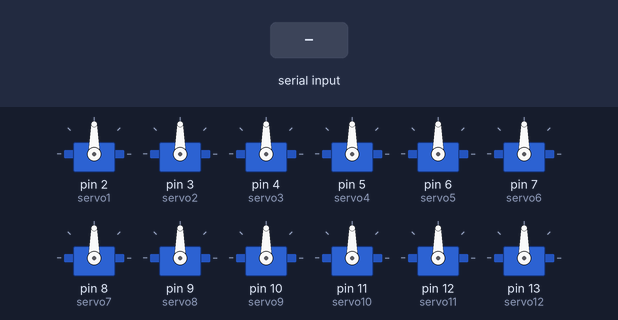
Bench run of a sketch on a simulated Arduino Uno, built with avr-gcc and run on an emulated ATmega328P. Parts: 12 × servo. The test bench sets the inputs (shaded band). What the sketch prints to the serial monitor is not drawn.

Above: at 1.2 s.
1.3 s: "1" received over Serial
At 1.4 s:
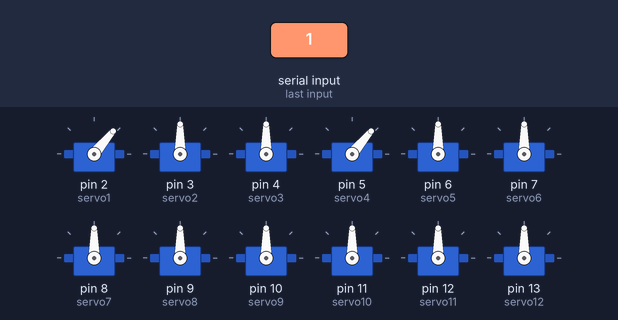
3.2 s: byte 108 ('l') received over Serial
At 3.35 s:
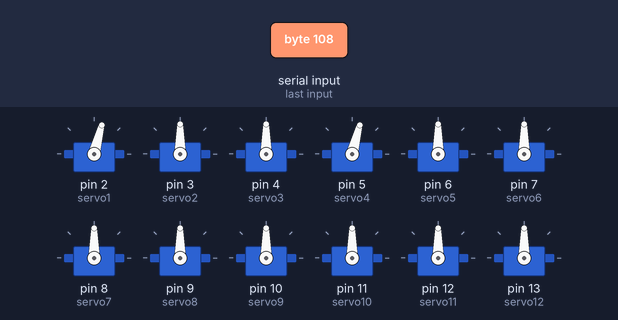
6.2 s: byte 102 ('f') received over Serial
At 6.9 s:
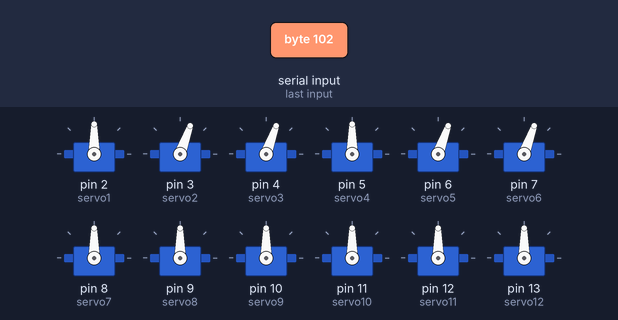
9.2 s: "2" received over Serial
At 9.3 s:
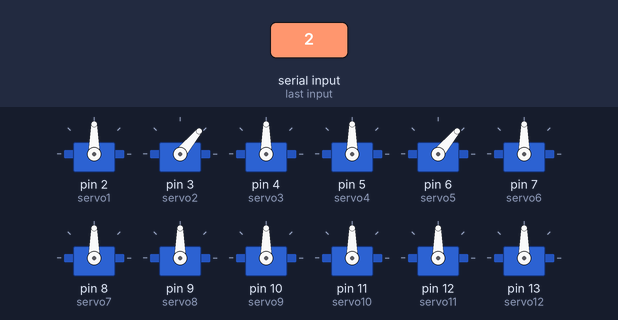
11.1 s: "3" received over Serial
At 11.2 s:
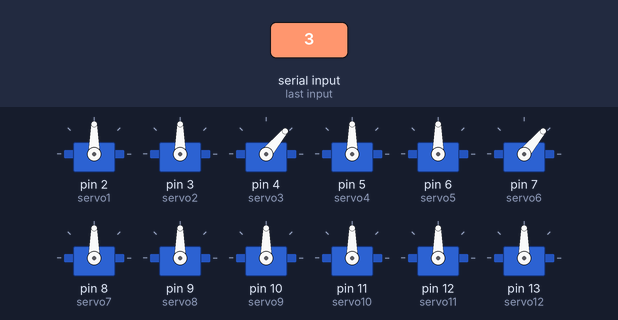
13.0 s: "4" received over Serial
At 13.1 s:
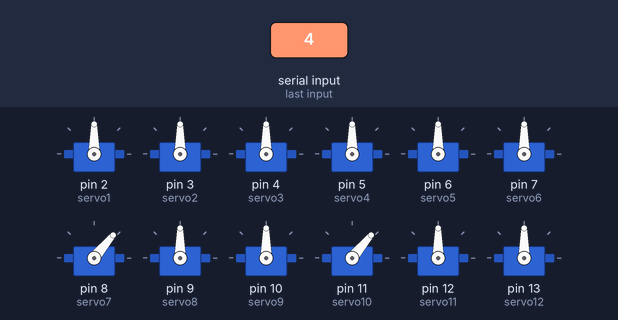
Timing chart, 0 to 15.9 s (numbered marks = the images above; inputs shaded):
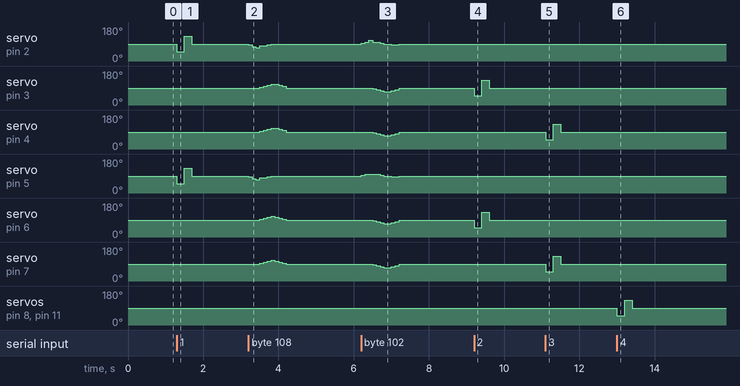

Measured:
- after the input at 1.3 s, servo on pin 2 (servo1), servo on pin 5 (servo4): 90° → 50° at once, → 130° 0.20 s later, → 90° 0.20 s later
- after the input at 3.2 s, servo on pin 2 (servo1): 90° → 85° at once, → 75° 0.10 s later, → 70° 0.10 s later, → 80° 0.10 s later, … (6 changes in this stretch); servo on pin 3 (servo2): 90° → 95° after 0.30 s, → 100° 0.10 s later, → 105° 0.10 s later, → 110° 0.10 s later, … (7 changes in this stretch)
- after the input at 6.2 s, servo on pin 2 (servo1): 90° → 95° at once, → 100° 0.10 s later, → 110° 0.10 s later, → 100° 0.10 s later, … (8 changes in this stretch); servo on pin 3 (servo2): 90° → 85° after 0.30 s, → 80° 0.10 s later, → 75° 0.10 s later, → 70° 0.10 s later, … (7 changes in this stretch)
- after the input at 9.2 s, servo on pin 3 (servo2), servo on pin 6 (servo5): 90° → 50° at once, → 130° 0.20 s later, → 90° 0.20 s later
- after the input at 11.1 s, servo on pin 4 (servo3), servo on pin 7 (servo6): 90° → 50° at once, → 130° 0.20 s later, → 90° 0.20 s later
- after the input at 13.0 s, servo on pin 8 (servo7), servo on pin 11 (servo10): 90° → 50° at once, → 130° 0.20 s later, → 90° 0.20 s later

The sketch:

Humanoid_13_DOF_serial.ino
```cpp
// Humanoid 13 DOF Serial using arrays
// September 2015 by Bob Davis
// Mapped as D2 is servo1 is the "1" key
// Mapped as D3 is servo2 is the "2" key
// Etc.

#include <Servo.h>
// Define our Servo's
Servo servo1; // Left Ankle
Servo servo2; // Left Knee
Servo servo3; // Left Hip
Servo servo4; // Right Ankle
Servo servo5; // Right Knee
Servo servo6; // Right Hip
Servo servo7; // Left Hand
Servo servo8; // Left Elbow
Servo servo9; // Left Shoulder
Servo servo10; // Right Hand
Servo servo11; // Right Elbow
Servo servo12; // Right Shoulder
Servo servo13; // Head
int twait=100; // Sets time delay between steps

int walkf[6][10] = {
// 0    1    2    3    4    5    6    7    8    9
{ 95, 100, 110, 100, 100,  95,  90,  90,  85,  85}, // Left Ankle
{ 90,  90,  90,  85,  80,  75,  70,  70,  75,  80}, // Knee
{ 90,  90,  90,  85,  80,  75,  70,  70,  75,  80}, // Hip
{ 95, 100, 100, 100, 100,  95,  90,  90,  85,  85}, // Right Ankle
{ 90,  90,  90,  85,  80,  75,  70,  70,  75,  80}, // Knee
{ 90,  90,  90,  85,  80,  75,  70,  70,  75,  80}, // Hip
};
int walkb[6][10] = {
// 0    1    2    3    4    5    6    7    8    9
{ 95, 100, 110, 110, 100,  95,  90,  90,  85,  85}, // Left Ankle
{ 90,  90,  90,  95, 100, 105, 110, 110, 105, 100}, // Knee
{ 90,  90,  90,  95, 100, 105, 110, 110, 105, 100}, // Hip
{ 95, 100, 100, 100, 100,  95,  90,  90,  85,  85}, // Right Ankle
{ 90,  90,  90,  95, 100, 105, 110, 110, 105, 100}, // Knee
{ 90,  90,  90,  95, 100, 105, 110, 110, 105, 100}, // Hip
};
int turnr[6][10] = {
// 0    1    2    3    4    5    6    7    8    9
{ 95, 105, 110, 100, 100,  95,  90,  90,  90,  90}, // Left Ankle
{ 90,  90,  90,  85,  80,  75,  70,  70,  75,  80}, // Knee
{ 90,  90,  90,  85,  80,  75,  70,  70,  75,  80}, // Hip
{ 90,  95, 100, 100, 100,  95,  90,  90,  90,  90}, // Right Ankle
{ 90,  90,  90,  85,  80,  75,  70,  75,  80,  85}, // Knee
{ 90,  90,  90,  85,  80,  75,  70,  75,  80,  85}, // Hip
};
int turnl[6][10] = {
// 0    1    2    3    4    5    6    7    8    9
{ 85,  75,  70,  80,  80,  85,  90,  90,  90,  90}, // Left Ankle
{ 90,  90,  90,  95, 100, 105, 110, 110, 105, 100}, // Knee
{ 90,  90,  90,  95, 100, 105, 110, 110, 105, 100}, // Hip
{ 85,  75,  70,  80,  80,  85,  90,  90,  90,  90}, // Right Ankle
{ 90,  90,  90,  95, 100, 105, 110, 105, 100,  95}, // Knee
{ 90,  90,  90,  95, 100, 105, 110, 105, 100,  95}, // Hip
};
void setup(){
   Serial.begin(9600);
   Serial.print("Ready");
   servo1.attach(2); // servo on digital pin 2
   servo2.attach(3); // servo on digital pin 3
   servo3.attach(4); // servo on digital pin 4
   servo4.attach(5); // servo on digital pin 5
   servo5.attach(6); // servo on digital pin 6
   servo6.attach(7); // servo on digital pin 7
   servo7.attach(8); // servo on digital pin 8
   servo8.attach(9); // servo on digital pin 9
   servo9.attach(10); // servo on digital pin 10
   servo10.attach(11); // servo on digital pin 11
   servo11.attach(12); // servo on digital pin 12
   servo12.attach(13); // servo on digital pin 13
   servo13.attach(14); // servo on digital pin 14 (A0)
}
void loop(){
  if(Serial.available()) {
    char sinch=Serial.read();
    // Test out the servos
    if (sinch=='1') {
      servo1.write(50); //1 Key
      servo4.write(50);
      delay(twait*2);
      servo4.write(130);
      servo1.write(130);
      delay(twait*2);
    }
    if (sinch=='2') {
      servo2.write(50); //2 Key
      servo5.write(50);
      delay(twait*2);
      servo5.write(130);
      servo2.write(130);
      delay(twait*2);
    }
    if (sinch=='3') {
      servo3.write(50); //3 Key
      servo6.write(50);
      delay(twait*2);
      servo6.write(130);
      servo3.write(130);
      delay(twait*2);
    }
    if (sinch=='4') {
      servo7.write(50); //4 Key
      servo10.write(50);
      delay(twait*2);
      servo10.write(130);
      servo7.write(130);
      delay(twait*2);
    }
    if (sinch=='5') {
      servo8.write(50); //5 Key
      servo11.write(50);
      delay(twait*2);
      servo11.write(130);
      servo8.write(130);
      delay(twait*2);
    }
    if (sinch=='6') {
      servo9.write(50); //6 Key
      servo12.write(50);
      delay(twait*2);
      servo12.write(130);
      servo9.write(130);
      delay(twait*2);
    }
    if (sinch=='7') {
      servo13.write(50); //7 Key
      delay(twait*2);
      servo13.write(130);
      delay(twait*2);
    }
    // Sequential operations
    if (sinch=='c') {
      servo7.write(150); // c key=Clap hands
      servo8.write(150);
      servo9.write(30);
      servo10.write(30);
      servo11.write(30);
      servo12.write(150);
      servo13.write(50); // head
      delay(twait*2);
      servo13.write(130);
      delay(twait*2);
    }
    if (sinch=='r') { // right key;
      for (int i=0; i<10; i++){
        servo1.write(turnr[0][i]);
        servo2.write(turnr[1][i]);
        servo3.write(turnr[2][i]);
        servo4.write(turnr[3][i]);
        servo5.write(turnr[4][i]);
        servo6.write(turnr[5][i]);
        delay(twait);
      }
    }
    if (sinch=='b') {  // back key
      for (int i=0; i<10; i++){
        servo1.write(walkb[0][i]);
        servo2.write(walkb[1][i]);
        servo3.write(walkb[2][i]);
        servo4.write(walkb[3][i]);
        servo5.write(walkb[4][i]);
        servo6.write(walkb[5][i]);
        delay(twait);
      }
    }
    if (sinch=='l'){ // left key;
      for (int i=0; i<10; i++){
        servo1.write(turnl[0][i]);
        servo2.write(turnl[1][i]);
        servo3.write(turnl[2][i]);
        servo4.write(turnl[3][i]);
        servo5.write(turnl[4][i]);
        servo6.write(turnl[5][i]);
        delay(twait);
      }
    }
    if (sinch=='f') {  // forward key
      for (int i=0; i<10; i++){
        servo1.write(walkf[0][i]);
        servo2.write(walkf[1][i]);
        servo3.write(walkf[2][i]);
        servo4.write(walkf[3][i]);
        servo5.write(walkf[4][i]);
        servo6.write(walkf[5][i]);
        delay(twait);
      }
    }
    servo1.write(90); // Return to zero position
    servo2.write(90);
    servo3.write(90);
    servo4.write(90);
    servo5.write(90);
    servo6.write(90);
    servo7.write(90);
    servo8.write(90);
    servo9.write(90); // Left Shoulder down
    servo10.write(90);
    servo11.write(90);
    servo12.write(90); // Right Shoulder down
    servo13.write(90);
  }
}  // End of program
```
